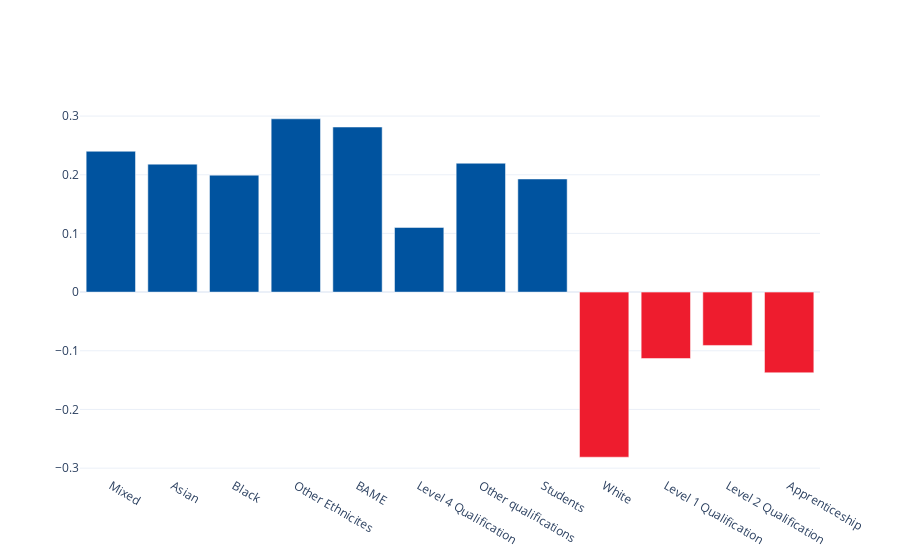

Here is the notebook cell this chart was saved with:
### Markdown cell above
#### Barplots for different interesting attributes

### Code cell
correl = [(group, stats.spearmanr(a = msoa_combined_year["representativeness_norm"], b = msoa_combined_year[group]).correlation) for group in (["annual_median_income_2011"] + ethnicities + education) if stats.spearmanr(a = msoa_combined_year["representativeness_norm"], b = msoa_combined_year[group]).pvalue < 0.05]

fig = go.Figure()
fig.add_trace(go.Bar(x=[label_processor(c[0]) for c in correl if c[1] >= 0], y=[c[1] for c in correl if c[1] >= 0],
                    marker_color= color_tesco_blue,
                    name='positives'))

fig.add_trace(go.Bar(x=[label_processor(c[0]) for c in correl if c[1] < 0], y=[c[1] for c in correl if c[1] < 0],
                    marker_color= color_tesco_red,
                    name='negatives'))

fig.update_layout(template = "plotly_white", showlegend=False)
fig.show()
fig.write_html("../fierceeagle.github.io/_includes/Correlation_Representativness_Norm_White.html")

### Figure 1 — Plotly figure (JSON) as saved in the notebook; plotly's stock layout.template omitted (floating-point values rounded to 4 significant figures)
{"data": [{"marker": {"color": "#00539F"}, "name": "positives", "type": "bar", "x": ["Mixed", "Asian", "Black", "Other Ethnicites", "BAME", "Level 4 Qualification", "Other qualifications", "Students"], "y": [0.24, 0.2181, 0.1994, 0.2954, 0.2814, 0.1102, 0.2196, 0.1928]}, {"marker": {"color": "#EE1C2E"}, "name": "negatives", "type": "bar", "x": ["White", "Level 1 Qualification", "Level 2 Qualification", "Apprenticeship"], "y": [-0.2814, -0.1132, -0.09091, -0.1375]}], "layout": {"autosize": true, "showlegend": false, "xaxis": {"autorange": true, "range": [-0.5, 11.5], "type": "category"}, "yaxis": {"autorange": true, "range": [-0.3134, 0.3274], "type": "linear"}}}
